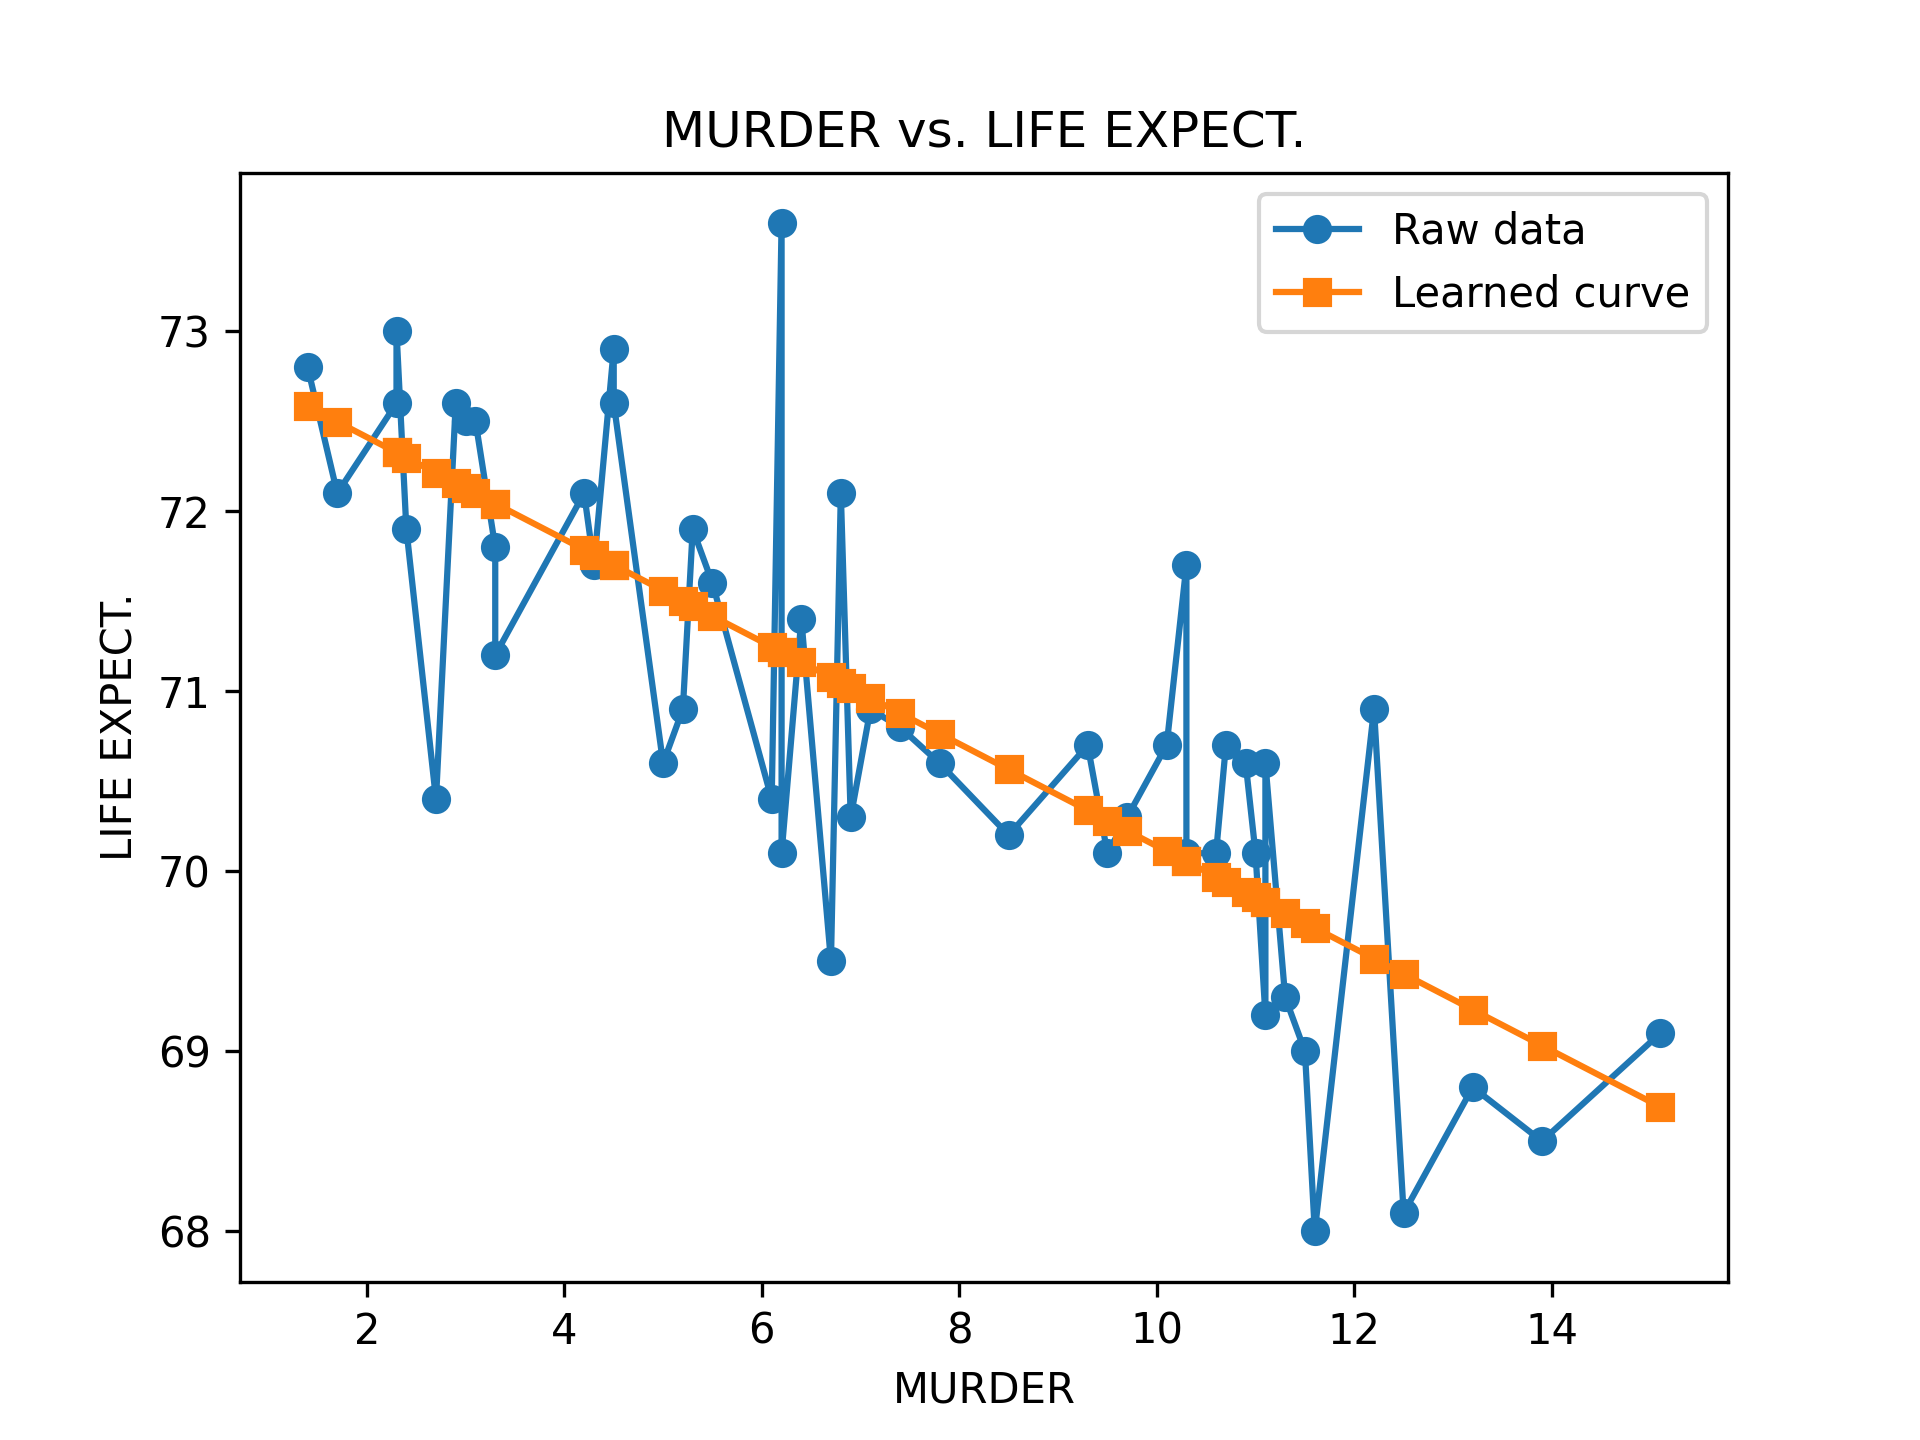

Here is the Python script that generated this plot:
import pandas as pd
import numpy as np
import sklearn
from sklearn.preprocessing import MinMaxScaler
from sklearn.linear_model import LinearRegression
import matplotlib.pyplot as plt


def LSR(data_file):
    input_df = pd.read_csv(data_file)
    input_X = (input_df[['MURDER']]).to_numpy()
    input_Y = (input_df[['LIFE EXPECT.']]).to_numpy()

    # first, let's normalize our input features to be the range of [0,1]
    scaler = MinMaxScaler()
    input_X_normalized = scaler.fit_transform(input_X)
    LR_model = LinearRegression().fit(input_X, input_Y)
    pred_Y = LR_model.predict(input_X)

    # Be careful, here we want to order the X values
    sort_idx = np.argsort(input_X, axis=0)
    sorted_X = input_X[sort_idx].flatten()
    sorted_Y = input_Y[sort_idx].flatten()
    sorted_Pred_Y = pred_Y[sort_idx].flatten()


    plt.figure()
    plt.plot(sorted_X, sorted_Y, label = 'Raw data', marker = 'o')
    plt.plot(sorted_X, sorted_Pred_Y, label = 'Learned curve', marker = 's')
    plt.xlabel('MURDER')
    plt.ylabel('LIFE EXPECT.')
    plt.title('MURDER vs. LIFE EXPECT.')
    plt.legend()
    plt.savefig('p1b.png',dpi=300)
    plt.close()
    print('Congrats! The figure has been saved successfully!')




if __name__ == '__main__':
    data_file = 'HW2_P1_Data.csv'
    LSR(data_file)
    pass